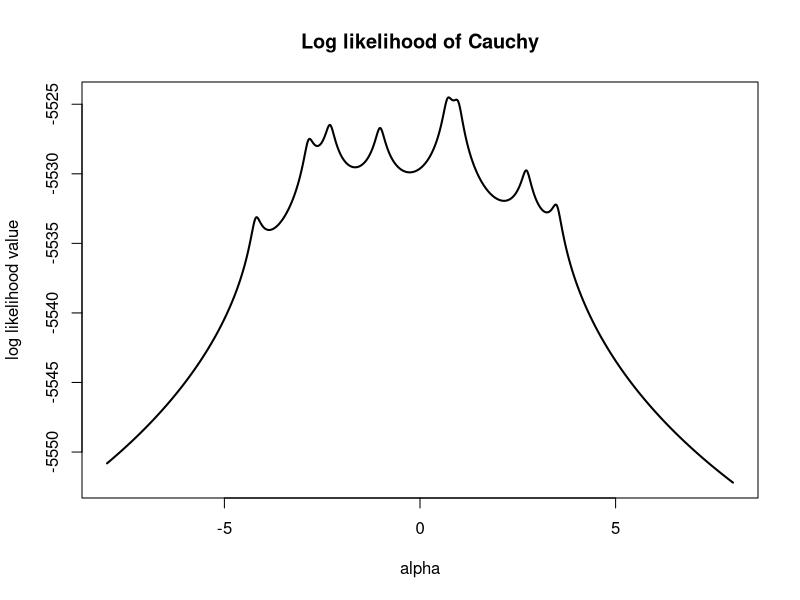
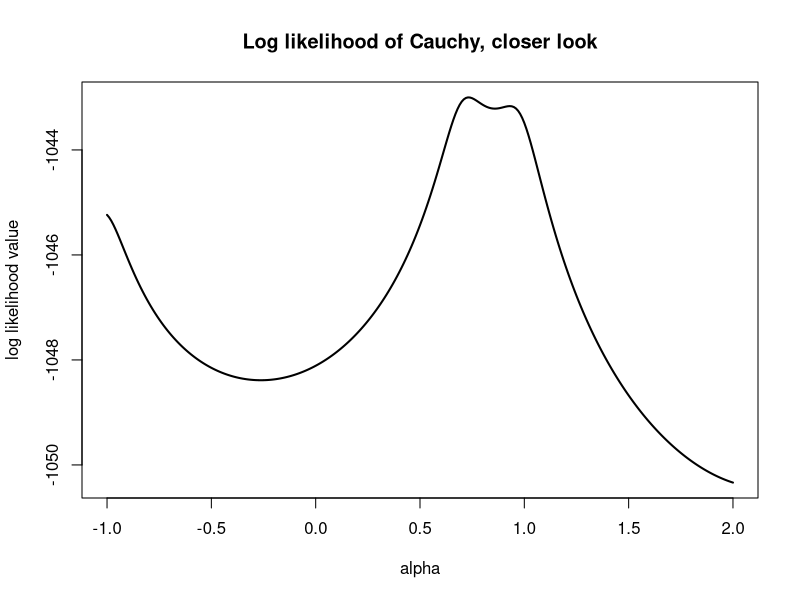
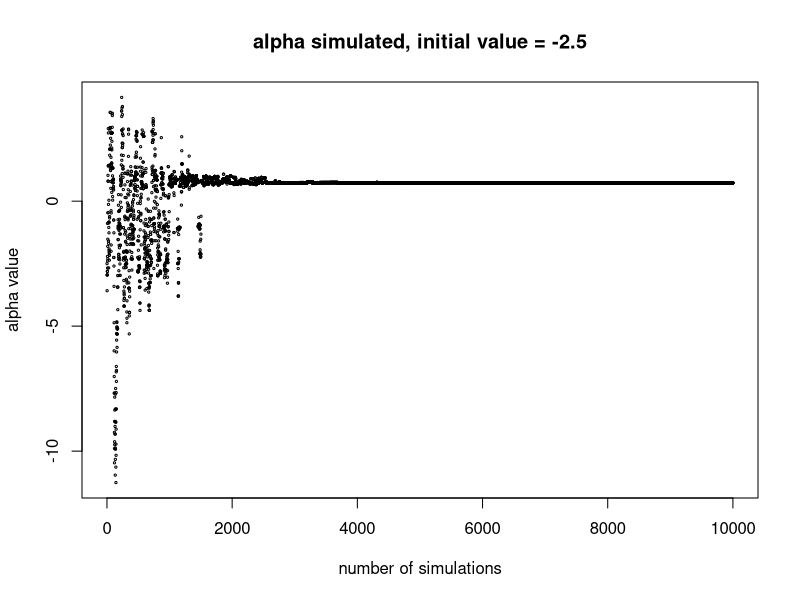
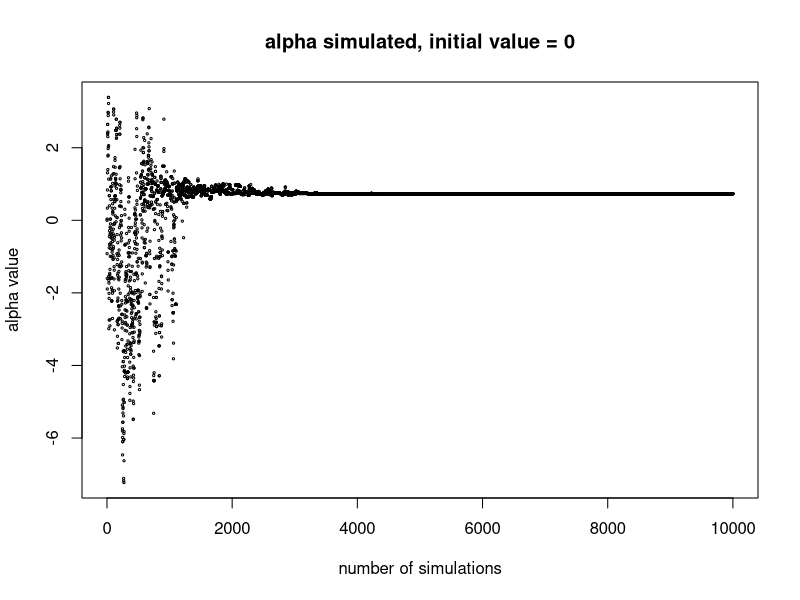
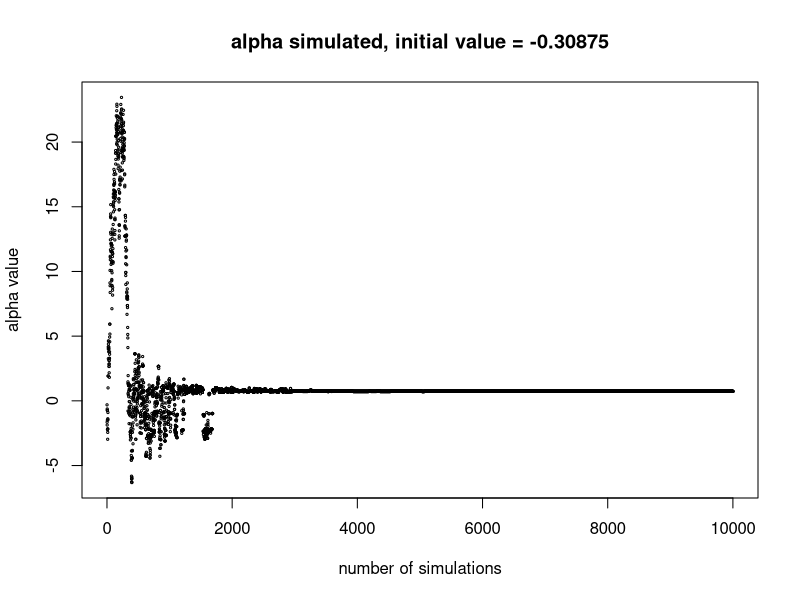

R code for these plots, in order: (Note: this script raises an error after producing the figures.)
## ---- chunk 1
# part a)
x <- c(-4.20, -2.85, -2.30, -1.02, 0.70, 0.98, 2.72, 3.50)
beta <- 0.1

log_likelihood <- function(alpha){
  n <- length(alpha)
  return_val <- c()
  for (i in 1:n) {
    return_val[i] <- n*log(beta)-n*log(pi)-sum(log((beta^2)+((x-alpha[i])^2)))
  }
  return(return_val)
}

alpha <-seq(-8,8,0.01)
l_likelihood <- log_likelihood(alpha)
plot(alpha,l_likelihood,ylab="log likelihood value",type="l",lwd=2,main="Log likelihood of Cauchy")

# Looking closer to the global max point.
alpha <-seq(-1,2,0.01)
l_likelihood <- log_likelihood(alpha)
plot(alpha,l_likelihood,ylab="log likelihood value",type="l",lwd=2,
     main="Log likelihood of Cauchy, closer look")
## ---- chunk 2
# part b)
# sim_alg is the simulated annealing algorithm function
sim_alg <- function(init, T, n) {
  # init means intial value.
  # T mean Temperature
  # a is alpha
  # new_a is the newly generated alpha
  a <- init
  f <- length(T)
  for (i in 1:n) {
    T_i <- T[1]*((T[f]/T[1])^((i-1)/n))
    new_a <- rnorm(1, a[i], 1)
    r <- exp((log_likelihood(new_a) - log_likelihood(a[i]))/T_i)
    if (r >= 1) {
      a[i+1] <- new_a
    }
    else {
      u <- runif(1)
      if (u <= r) {
        a[i+1] <- new_a
      }
      else {
        a[i+1] <- a[i]
      }
    }
  }
  return(a)
}

T <- c(10, 1, 0.1, 0.01, 0.001, 0.0001, 0.00001, 0.000001, 0.0000001)
n <- 10^4
init <- 0

# MLE for initial value alpha = -2.5
init <- -2.5
alpha_vals <- sim_alg(init,T,n)
plot(1:length(alpha_vals), alpha_vals, 
     main="alpha simulated, initial value = -2.5", 
     xlab = "number of simulations", ylab = "alpha value",cex =0.3)
MLE_0 <- alpha_vals[n]
MLE_0
tail(alpha_vals)

# MLE for initial value alpha = 0
init <- 0
alpha_vals <- sim_alg(init,T,n)
plot(1:length(alpha_vals), alpha_vals, 
     main="alpha simulated, initial value = 0", 
     xlab = "number of simulations", ylab = "alpha value",cex =0.3)
MLE_0 <- alpha_vals[n]
MLE_0
tail(alpha_vals)

 # MLE for initial value alpha = -0.30875 
init <- -0.30875 
alpha_vals <- sim_alg(init,T,n)
plot(1:length(alpha_vals), alpha_vals, 
     main="alpha simulated, initial value = -0.30875", 
     xlab = "number of simulations", ylab = "alpha value",cex =0.3)
MLE_30875 <- alpha_vals[n]
MLE_30875
tail(alpha_vals)
## ---- chunk 3
# part c)
#library(GA)
#GA <- ga(type = "real-valued", fitness = log_likelihood,  lower = -7, upper = 7)
#summary(GA)
#plot(GA)

# Now let's implement the Genetic Algorithm (GA)

# decode function converts the x decimal values to binary values
decode <- function(x, N){
  bvals <- c()
  for (i in 1:N) {
    bvals[[i]] <- decimal2binary(x[i]*(10^6), 25)
  }
  return(bvals)
}


# encode function converts the x binary representation 
# values to decimal values
encode <- function(binary_rep, N) {
  dvals <- c()
  for (i in 1:N) {
    dvals[i] <- binary2decimal(binary_rep[[i]]/(10^6))
  }
  return(dvals)
}

# crossover mutates the binary_representation of x and 
# crossover the binaries.
crossover <- function(binary_rep, row1, row2, split_point) {
  b1 <- binary_rep[[row1]]
  b2 <- binary_rep[[row2]]
  b1_former <- b1[1:split_point]
  b2_former <- b2[1:split_point]
  b1_latter <- b1[(split_point+1):25]
  b2_latter <- b2[(split_point+1):25]
  return(rbind(c(b1_former, b2_latter), 
               c(b2_former, b1_latter)))
}


Gen_alg <- function(N, iterations, mutation_prob) {
  popn <- runif(N, 1, 31)
  for (t in 1:iterations) {
    binary_rep <- decode(popn,N)
    # selecting parents
    best_fit_row <- which.max(lapply(popn, log_likelihood))
    least_fit_row <- which.min(lapply(popn, log_likelihood))
    binary_rep[[least_fit_row]] <- binary_rep[[best_fit_row]]
    # crossover
    for (i in seq(1, N, 2)) {
      split_point <- sample(c(1:24), 1)
      crossover_val <- crossover(binary_rep, i, i+1, split_point)
      binary_rep[[i]] <- crossover_val[1,]
      binary_rep[[i+1]] <- crossover_val[2,]
      # print(binary_rep)
    }
    # mutation
    for (i in 1:N) {
      u <- runif(1)
      if (u < mutation_prob) {
        mutation_point <- sample(c(1:25), 1)
        binary_rep[[i]][mutation_point] <- (1 - binary_rep[[i]][mutation_point])
      }
    }
    # update the new t+1 generation by encoding
    popn <- encode(binary_rep,N)
  }
  return(popn)
}

# We take 10000 generations

# Mutation probability 0.1
Gen_alg(10,10000,0.1)
Gen_alg(20,10000,0.1)
Gen_alg(30,10000,0.1)

# Mutation probability 0.2
Gen_alg(10,10000,0.2)
Gen_alg(20,10000,0.2)
Gen_alg(30,10000,0.2)

# Mutation probability 0.3
Gen_alg(10,10000,0.3)
Gen_alg(20,10000,0.3)
Gen_alg(30,10000,0.3)
